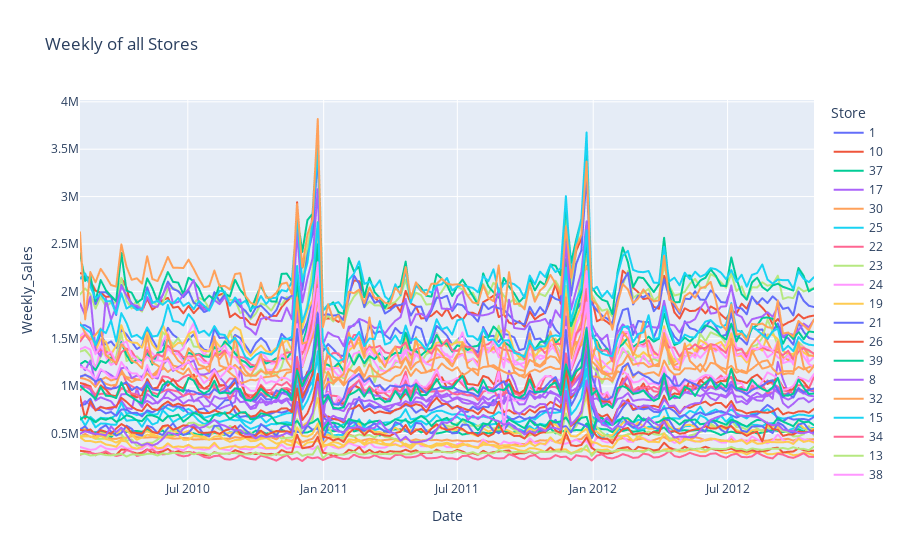

This figure's notebook cell:
### Code cell
px.line(df, x="Date", y="Weekly_Sales", title="Weekly of all Stores", color="Store")

### Figure 1 — Plotly figure (JSON) as saved in the notebook; plotly's stock layout.template omitted (floating-point values rounded to 4 significant figures; data arrays with more than 128 entries replaced by an {"elided": "..."} marker saying what was removed)
{"data": [{"hovertemplate": "Store=1<br>Date=%{x}<br>Weekly_Sales=%{y}<extra></extra>", "legendgroup": "1", "line": {"color": "#636efa", "dash": "solid"}, "marker": {"symbol": "circle"}, "mode": "lines", "name": "1", "showlegend": true, "type": "scattergl", "x": {"elided": "143 str values"}, "xaxis": "x", "y": {"elided": "143 float values"}, "yaxis": "y"}, {"hovertemplate": "Store=10<br>Date=%{x}<br>Weekly_Sales=%{y}<extra></extra>", "legendgroup": "10", "line": {"color": "#EF553B", "dash": "solid"}, "marker": {"symbol": "circle"}, "mode": "lines", "name": "10", "showlegend": true, "type": "scattergl", "x": {"elided": "143 str values"}, "xaxis": "x", "y": {"elided": "143 float values"}, "yaxis": "y"}, {"hovertemplate": "Store=37<br>Date=%{x}<br>Weekly_Sales=%{y}<extra></extra>", "legendgroup": "37", "line": {"color": "#00cc96", "dash": "solid"}, "marker": {"symbol": "circle"}, "mode": "lines", "name": "37", "showlegend": true, "type": "scattergl", "x": {"elided": "143 str values"}, "xaxis": "x", "y": {"elided": "143 float values"}, "yaxis": "y"}, {"hovertemplate": "Store=17<br>Date=%{x}<br>Weekly_Sales=%{y}<extra></extra>", "legendgroup": "17", "line": {"color": "#ab63fa", "dash": "solid"}, "marker": {"symbol": "circle"}, "mode": "lines", "name": "17", "showlegend": true, "type": "scattergl", "x": {"elided": "143 str values"}, "xaxis": "x", "y": {"elided": "143 float values"}, "yaxis": "y"}, {"hovertemplate": "Store=30<br>Date=%{x}<br>Weekly_Sales=%{y}<extra></extra>", "legendgroup": "30", "line": {"color": "#FFA15A", "dash": "solid"}, "marker": {"symbol": "circle"}, "mode": "lines", "name": "30", "showlegend": true, "type": "scattergl", "x": {"elided": "143 str values"}, "xaxis": "x", "y": {"elided": "143 float values"}, "yaxis": "y"}, {"hovertemplate": "Store=25<br>Date=%{x}<br>Weekly_Sales=%{y}<extra></extra>", "legendgroup": "25", "line": {"color": "#19d3f3", "dash": "solid"}, "marker": {"symbol": "circle"}, "mode": "lines", "name": "25", "showlegend": true, "type": "scattergl", "x": {"elided": "143 str values"}, "xaxis": "x", "y": {"elided": "143 float values"}, "yaxis": "y"}, {"hovertemplate": "Store=22<br>Date=%{x}<br>Weekly_Sales=%{y}<extra></extra>", "legendgroup": "22", "line": {"color": "#FF6692", "dash": "solid"}, "marker": {"symbol": "circle"}, "mode": "lines", "name": "22", "showlegend": true, "type": "scattergl", "x": {"elided": "143 str values"}, "xaxis": "x", "y": {"elided": "143 float values"}, "yaxis": "y"}, {"hovertemplate": "Store=23<br>Date=%{x}<br>Weekly_Sales=%{y}<extra></extra>", "legendgroup": "23", "line": {"color": "#B6E880", "dash": "solid"}, "marker": {"symbol": "circle"}, "mode": "lines", "name": "23", "showlegend": true, "type": "scattergl", "x": {"elided": "143 str values"}, "xaxis": "x", "y": {"elided": "143 float values"}, "yaxis": "y"}, {"hovertemplate": "Store=24<br>Date=%{x}<br>Weekly_Sales=%{y}<extra></extra>", "legendgroup": "24", "line": {"color": "#FF97FF", "dash": "solid"}, "marker": {"symbol": "circle"}, "mode": "lines", "name": "24", "showlegend": true, "type": "scattergl", "x": {"elided": "143 str values"}, "xaxis": "x", "y": {"elided": "143 float values"}, "yaxis": "y"}, {"hovertemplate": "Store=19<br>Date=%{x}<br>Weekly_Sales=%{y}<extra></extra>", "legendgroup": "19", "line": {"color": "#FECB52", "dash": "solid"}, "marker": {"symbol": "circle"}, "mode": "lines", "name": "19", "showlegend": true, "type": "scattergl", "x": {"elided": "143 str values"}, "xaxis": "x", "y": {"elided": "143 float values"}, "yaxis": "y"}, {"hovertemplate": "Store=21<br>Date=%{x}<br>Weekly_Sales=%{y}<extra></extra>", "legendgroup": "21", "line": {"color": "#636efa", "dash": "solid"}, "marker": {"symbol": "circle"}, "mode": "lines", "name": "21", "showlegend": true, "type": "scattergl", "x": {"elided": "143 str values"}, "xaxis": "x", "y": {"elided": "143 float values"}, "yaxis": "y"}, {"hovertemplate": "Store=26<br>Date=%{x}<br>Weekly_Sales=%{y}<extra></extra>", "legendgroup": "26", "line": {"color": "#EF553B", "dash": "solid"}, "marker": {"symbol": "circle"}, "mode": "lines", "name": "26", "showlegend": true, "type": "scattergl", "x": {"elided": "143 str values"}, "xaxis": "x", "y": {"elided": "143 float values"}, "yaxis": "y"}, {"hovertemplate": "Store=39<br>Date=%{x}<br>Weekly_Sales=%{y}<extra></extra>", "legendgroup": "39", "line": {"color": "#00cc96", "dash": "solid"}, "marker": {"symbol": "circle"}, "mode": "lines", "name": "39", "showlegend": true, "type": "scattergl", "x": {"elided": "143 str values"}, "xaxis": "x", "y": {"elided": "143 float values"}, "yaxis": "y"}, {"hovertemplate": "Store=8<br>Date=%{x}<br>Weekly_Sales=%{y}<extra></extra>", "legendgroup": "8", "line": {"color": "#ab63fa", "dash": "solid"}, "marker": {"symbol": "circle"}, "mode": "lines", "name": "8", "showlegend": true, "type": "scattergl", "x": {"elided": "143 str values"}, "xaxis": "x", "y": {"elided": "143 float values"}, "yaxis": "y"}, {"hovertemplate": "Store=32<br>Date=%{x}<br>Weekly_Sales=%{y}<extra></extra>", "legendgroup": "32", "line": {"color": "#FFA15A", "dash": "solid"}, "marker": {"symbol": "circle"}, "mode": "lines", "name": "32", "showlegend": true, "type": "scattergl", "x": {"elided": "143 str values"}, "xaxis": "x", "y": {"elided": "143 float values"}, "yaxis": "y"}, {"hovertemplate": "Store=15<br>Date=%{x}<br>Weekly_Sales=%{y}<extra></extra>", "legendgroup": "15", "line": {"color": "#19d3f3", "dash": "solid"}, "marker": {"symbol": "circle"}, "mode": "lines", "name": "15", "showlegend": true, "type": "scattergl", "x": {"elided": "143 str values"}, "xaxis": "x", "y": {"elided": "143 float values"}, "yaxis": "y"}, {"hovertemplate": "Store=34<br>Date=%{x}<br>Weekly_Sales=%{y}<extra></extra>", "legendgroup": "34", "line": {"color": "#FF6692", "dash": "solid"}, "marker": {"symbol": "circle"}, "mode": "lines", "name": "34", "showlegend": true, "type": "scattergl", "x": {"elided": "143 str values"}, "xaxis": "x", "y": {"elided": "143 float values"}, "yaxis": "y"}, {"hovertemplate": "Store=13<br>Date=%{x}<br>Weekly_Sales=%{y}<extra></extra>", "legendgroup": "13", "line": {"color": "#B6E880", "dash": "solid"}, "marker": {"symbol": "circle"}, "mode": "lines", "name": "13", "showlegend": true, "type": "scattergl", "x": {"elided": "143 str values"}, "xaxis": "x", "y": {"elided": "143 float values"}, "yaxis": "y"}, {"hovertemplate": "Store=38<br>Date=%{x}<br>Weekly_Sales=%{y}<extra></extra>", "legendgroup": "38", "line": {"color": "#FF97FF", "dash": "solid"}, "marker": {"symbol": "circle"}, "mode": "lines", "name": "38", "showlegend": true, "type": "scattergl", "x": {"elided": "143 str values"}, "xaxis": "x", "y": {"elided": "143 float values"}, "yaxis": "y"}, {"hovertemplate": "Store=9<br>Date=%{x}<br>Weekly_Sales=%{y}<extra></extra>", "legendgroup": "9", "line": {"color": "#FECB52", "dash": "solid"}, "marker": {"symbol": "circle"}, "mode": "lines", "name": "9", "showlegend": true, "type": "scattergl", "x": {"elided": "143 str values"}, "xaxis": "x", "y": {"elided": "143 float values"}, "yaxis": "y"}, {"hovertemplate": "Store=2<br>Date=%{x}<br>Weekly_Sales=%{y}<extra></extra>", "legendgroup": "2", "line": {"color": "#636efa", "dash": "solid"}, "marker": {"symbol": "circle"}, "mode": "lines", "name": "2", "showlegend": true, "type": "scattergl", "x": {"elided": "143 str values"}, "xaxis": "x", "y": {"elided": "143 float values"}, "yaxis": "y"}, {"hovertemplate": "Store=45<br>Date=%{x}<br>Weekly_Sales=%{y}<extra></extra>", "legendgroup": "45", "line": {"color": "#EF553B", "dash": "solid"}, "marker": {"symbol": "circle"}, "mode": "lines", "name": "45", "showlegend": true, "type": "scattergl", "x": {"elided": "143 str values"}, "xaxis": "x", "y": {"elided": "143 float values"}, "yaxis": "y"}, {"hovertemplate": "Store=20<br>Date=%{x}<br>Weekly_Sales=%{y}<extra></extra>", "legendgroup": "20", "line": {"color": "#00cc96", "dash": "solid"}, "marker": {"symbol": "circle"}, "mode": "lines", "name": "20", "showlegend": true, "type": "scattergl", "x": {"elided": "143 str values"}, "xaxis": "x", "y": {"elided": "143 float values"}, "yaxis": "y"}, {"hovertemplate": "Store=27<br>Date=%{x}<br>Weekly_Sales=%{y}<extra></extra>", "legendgroup": "27", "line": {"color": "#ab63fa", "dash": "solid"}, "marker": {"symbol": "circle"}, "mode": "lines", "name": "27", "showlegend": true, "type": "scattergl", "x": {"elided": "143 str values"}, "xaxis": "x", "y": {"elided": "143 float values"}, "yaxis": "y"}, {"hovertemplate": "Store=41<br>Date=%{x}<br>Weekly_Sales=%{y}<extra></extra>", "legendgroup": "41", "line": {"color": "#FFA15A", "dash": "solid"}, "marker": {"symbol": "circle"}, "mode": "lines", "name": "41", "showlegend": true, "type": "scattergl", "x": {"elided": "143 str values"}, "xaxis": "x", "y": {"elided": "143 float values"}, "yaxis": "y"}, {"hovertemplate": "Store=4<br>Date=%{x}<br>Weekly_Sales=%{y}<extra></extra>", "legendgroup": "4", "line": {"color": "#19d3f3", "dash": "solid"}, "marker": {"symbol": "circle"}, "mode": "lines", "name": "4", "showlegend": true, "type": "scattergl", "x": {"elided": "143 str values"}, "xaxis": "x", "y": {"elided": "143 float values"}, "yaxis": "y"}, {"hovertemplate": "Store=31<br>Date=%{x}<br>Weekly_Sales=%{y}<extra></extra>", "legendgroup": "31", "line": {"color": "#FF6692", "dash": "solid"}, "marker": {"symbol": "circle"}, "mode": "lines", "name": "31", "showlegend": true, "type": "scattergl", "x": {"elided": "143 str values"}, "xaxis": "x", "y": {"elided": "143 float values"}, "yaxis": "y"}, {"hovertemplate": "Store=16<br>Date=%{x}<br>Weekly_Sales=%{y}<extra></extra>", "legendgroup": "16", "line": {"color": "#B6E880", "dash": "solid"}, "marker": {"symbol": "circle"}, "mode": "lines", "name": "16", "showlegend": true, "type": "scattergl", "x": {"elided": "143 str values"}, "xaxis": "x", "y": {"elided": "143 float values"}, "yaxis": "y"}, {"hovertemplate": "Store=11<br>Date=%{x}<br>Weekly_Sales=%{y}<extra></extra>", "legendgroup": "11", "line": {"color": "#FF97FF", "dash": "solid"}, "marker": {"symbol": "circle"}, "mode": "lines", "name": "11", "showlegend": true, "type": "scattergl", "x": {"elided": "143 str values"}, "xaxis": "x", "y": {"elided": "143 float values"}, "yaxis": "y"}, {"hovertemplate": "Store=36<br>Date=%{x}<br>Weekly_Sales=%{y}<extra></extra>", "legendgroup": "36", "line": {"color": "#FECB52", "dash": "solid"}, "marker": {"symbol": "circle"}, "mode": "lines", "name": "36", "showlegend": true, "type": "scattergl", "x": {"elided": "143 str values"}, "xaxis": "x", "y": {"elided": "143 float values"}, "yaxis": "y"}, {"hovertemplate": "Store=42<br>Date=%{x}<br>Weekly_Sales=%{y}<extra></extra>", "legendgroup": "42", "line": {"color": "#636efa", "dash": "solid"}, "marker": {"symbol": "circle"}, "mode": "lines", "name": "42", "showlegend": true, "type": "scattergl", "x": {"elided": "143 str values"}, "xaxis": "x", "y": {"elided": "143 float values"}, "yaxis": "y"}, {"hovertemplate": "Store=5<br>Date=%{x}<br>Weekly_Sales=%{y}<extra></extra>", "legendgroup": "5", "line": {"color": "#EF553B", "dash": "solid"}, "marker": {"symbol": "circle"}, "mode": "lines", "name": "5", "showlegend": true, "type": "scattergl", "x": {"elided": "143 str values"}, "xaxis": "x", "y": {"elided": "143 float values"}, "yaxis": "y"}, {"hovertemplate": "Store=43<br>Date=%{x}<br>Weekly_Sales=%{y}<extra></extra>", "legendgroup": "43", "line": {"color": "#00cc96", "dash": "solid"}, "marker": {"symbol": "circle"}, "mode": "lines", "name": "43", "showlegend": true, "type": "scattergl", "x": {"elided": "143 str values"}, "xaxis": "x", "y": {"elided": "143 float values"}, "yaxis": "y"}, {"hovertemplate": "Store=35<br>Date=%{x}<br>Weekly_Sales=%{y}<extra></extra>", "legendgroup": "35", "line": {"color": "#ab63fa", "dash": "solid"}, "marker": {"symbol": "circle"}, "mode": "lines", "name": "35", "showlegend": true, "type": "scattergl", "x": {"elided": "143 str values"}, "xaxis": "x", "y": {"elided": "143 float values"}, "yaxis": "y"}, {"hovertemplate": "Store=28<br>Date=%{x}<br>Weekly_Sales=%{y}<extra></extra>", "legendgroup": "28", "line": {"color": "#FFA15A", "dash": "solid"}, "marker": {"symbol": "circle"}, "mode": "lines", "name": "28", "showlegend": true, "type": "scattergl", "x": {"elided": "143 str values"}, "xaxis": "x", "y": {"elided": "143 float values"}, "yaxis": "y"}, {"hovertemplate": "Store=6<br>Date=%{x}<br>Weekly_Sales=%{y}<extra></extra>", "legendgroup": "6", "line": {"color": "#19d3f3", "dash": "solid"}, "marker": {"symbol": "circle"}, "mode": "lines", "name": "6", "showlegend": true, "type": "scattergl", "x": {"elided": "143 str values"}, "xaxis": "x", "y": {"elided": "143 float values"}, "yaxis": "y"}, {"hovertemplate": "Store=33<br>Date=%{x}<br>Weekly_Sales=%{y}<extra></extra>", "legendgroup": "33", "line": {"color": "#FF6692", "dash": "solid"}, "marker": {"symbol": "circle"}, "mode": "lines", "name": "33", "showlegend": true, "type": "scattergl", "x": {"elided": "143 str values"}, "xaxis": "x", "y": {"elided": "143 float values"}, "yaxis": "y"}, {"hovertemplate": "Store=44<br>Date=%{x}<br>Weekly_Sales=%{y}<extra></extra>", "legendgroup": "44", "line": {"color": "#B6E880", "dash": "solid"}, "marker": {"symbol": "circle"}, "mode": "lines", "name": "44", "showlegend": true, "type": "scattergl", "x": {"elided": "143 str values"}, "xaxis": "x", "y": {"elided": "143 float values"}, "yaxis": "y"}, {"hovertemplate": "Store=18<br>Date=%{x}<br>Weekly_Sales=%{y}<extra></extra>", "legendgroup": "18", "line": {"color": "#FF97FF", "dash": "solid"}, "marker": {"symbol": "circle"}, "mode": "lines", "name": "18", "showlegend": true, "type": "scattergl", "x": {"elided": "143 str values"}, "xaxis": "x", "y": {"elided": "143 float values"}, "yaxis": "y"}, {"hovertemplate": "Store=3<br>Date=%{x}<br>Weekly_Sales=%{y}<extra></extra>", "legendgroup": "3", "line": {"color": "#FECB52", "dash": "solid"}, "marker": {"symbol": "circle"}, "mode": "lines", "name": "3", "showlegend": true, "type": "scattergl", "x": {"elided": "143 str values"}, "xaxis": "x", "y": {"elided": "143 float values"}, "yaxis": "y"}, {"hovertemplate": "Store=12<br>Date=%{x}<br>Weekly_Sales=%{y}<extra></extra>", "legendgroup": "12", "line": {"color": "#636efa", "dash": "solid"}, "marker": {"symbol": "circle"}, "mode": "lines", "name": "12", "showlegend": true, "type": "scattergl", "x": {"elided": "143 str values"}, "xaxis": "x", "y": {"elided": "143 float values"}, "yaxis": "y"}, {"hovertemplate": "Store=29<br>Date=%{x}<br>Weekly_Sales=%{y}<extra></extra>", "legendgroup": "29", "line": {"color": "#EF553B", "dash": "solid"}, "marker": {"symbol": "circle"}, "mode": "lines", "name": "29", "showlegend": true, "type": "scattergl", "x": {"elided": "143 str values"}, "xaxis": "x", "y": {"elided": "143 float values"}, "yaxis": "y"}, {"hovertemplate": "Store=40<br>Date=%{x}<br>Weekly_Sales=%{y}<extra></extra>", "legendgroup": "40", "line": {"color": "#00cc96", "dash": "solid"}, "marker": {"symbol": "circle"}, "mode": "lines", "name": "40", "showlegend": true, "type": "scattergl", "x": {"elided": "143 str values"}, "xaxis": "x", "y": {"elided": "143 float values"}, "yaxis": "y"}, {"hovertemplate": "Store=7<br>Date=%{x}<br>Weekly_Sales=%{y}<extra></extra>", "legendgroup": "7", "line": {"color": "#ab63fa", "dash": "solid"}, "marker": {"symbol": "circle"}, "mode": "lines", "name": "7", "showlegend": true, "type": "scattergl", "x": {"elided": "143 str values"}, "xaxis": "x", "y": {"elided": "143 float values"}, "yaxis": "y"}, {"hovertemplate": "Store=14<br>Date=%{x}<br>Weekly_Sales=%{y}<extra></extra>", "legendgroup": "14", "line": {"color": "#FFA15A", "dash": "solid"}, "marker": {"symbol": "circle"}, "mode": "lines", "name": "14", "showlegend": true, "type": "scattergl", "x": {"elided": "143 str values"}, "xaxis": "x", "y": {"elided": "143 float values"}, "yaxis": "y"}], "layout": {"legend": {"title": {"text": "Store"}, "tracegroupgap": 0}, "title": {"text": "Weekly of all Stores"}, "xaxis": {"anchor": "y", "domain": [0, 1], "title": {"text": "Date"}}, "yaxis": {"anchor": "x", "domain": [0, 1], "title": {"text": "Weekly_Sales"}}}}
